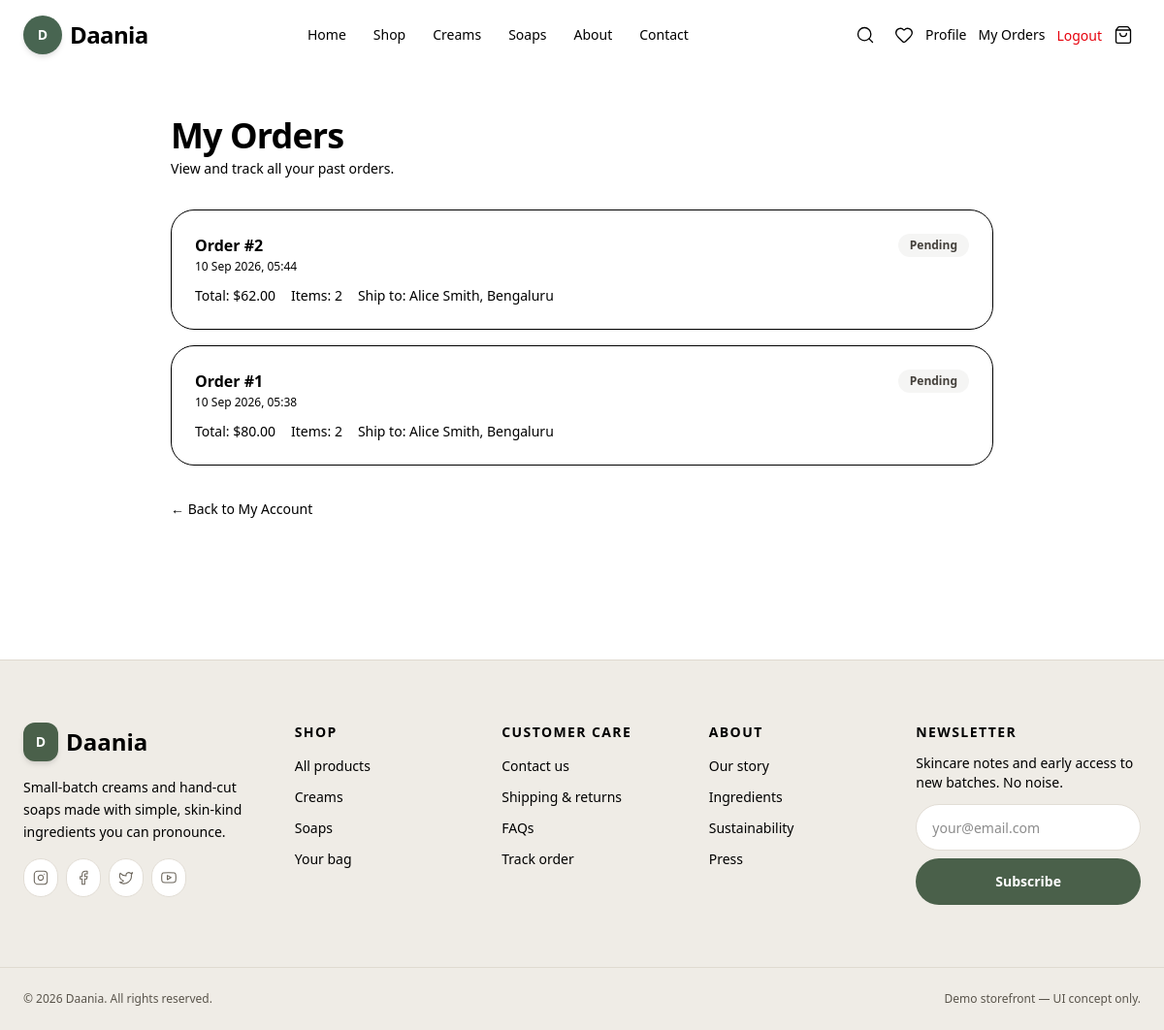
The page /orders/my-orders/ (signed in) on the database its author committed.
### orders/models.py (models this page shows, shortened)
class Order(models.Model):
    PAYMENT_STATUS_CHOICES = (
        ('pending', 'Pending'),
        ('paid', 'Paid'),
        ('failed', 'Failed'),
    )
    STATUS_CHOICES = (
        ('Pending', 'Pending'),
        ('Processing', 'Processing'),
        ('Shipped', 'Shipped'),
        ('Delivered', 'Delivered'),
        ('Cancelled', 'Cancelled'),
    )
    user = models.ForeignKey(User, on_delete=models.SET_NULL, null=True, blank=True)
    first_name = models.CharField(max_length=50)
    last_name = models.CharField(max_length=50)
    email = models.EmailField()
    address = models.CharField(max_length=250)
    city = models.CharField(max_length=100)
    postal_code = models.CharField(max_length=20)
    created_at = models.DateTimeField(auto_now_add=True)
    updated_at = models.DateTimeField(auto_now=True)
    paid = models.BooleanField(default=False)
    payment_status = models.CharField(
        max_length=20,
        choices=PAYMENT_STATUS_CHOICES,
        default='pending',
    )
    razorpay_order_id = models.CharField(max_length=100, unique=True, null=True, blank=True)
    razorpay_payment_id = models.CharField(max_length=100, blank=True, default='')
    razorpay_signature = models.CharField(max_length=255, blank=True, default='')
    status = models.CharField(max_length=20, choices=STATUS_CHOICES, default='Pending')
    def get_total_cost(self):
        return sum(item.get_cost() for item in self.items.all())

class OrderItem(models.Model):
    order = models.ForeignKey(Order, related_name='items', on_delete=models.CASCADE)
    product = models.ForeignKey(Product, related_name='order_items', on_delete=models.CASCADE)
    price = models.DecimalField(max_digits=10, decimal_places=2)
    quantity = models.PositiveIntegerField(default=1)
    def get_cost(self):
        return self.price * self.quantity

### orders/views.py (the view)
# urls.py: path('my-orders/', views.my_orders_view, name='my_orders'),
@login_required
def my_orders_view(request):
    orders = (
        Order.objects
        .filter(user=request.user)
        .prefetch_related('items', 'items__product')
        .order_by('-created_at')
    )
    return render(request, 'orders/my_orders.html', {'orders': orders})

### cart/context_processors.py (called while the page is built, shortened)
def cart_context(request):
    try:
        if request.user.is_authenticated:
            cart = Cart.objects.filter(user=request.user).first()
        if cart is None:
            return _empty_context()
        cart_items = (
            cart.items
            .select_related('product', 'product__category')
            .order_by('id')
        )
        subtotal = sum(item.total_price for item in cart_items)
        total = subtotal
        count = sum(item.quantity for item in cart_items)
        return {
            'cart_items': cart_items,
            'cart_count': count,
            'cart_subtotal': subtotal,
            'cart_total': total,
            'cart_discount': Decimal('0.00'),
        }
    except Exception:
        return _empty_context()

### wishlist/context_processors.py (called while the page is built, shortened)
def wishlist_context(request):
    if request.user.is_authenticated:
        try:
            wishlist = Wishlist.objects.filter(user=request.user).first()
        except Exception:
            pass
    return {
        'wishlist_count': 0,
        'wishlist_product_ids': set(),
    }

### orders/templates/orders/my_orders.html (shortened to what this page needs)
{% extends 'base.html' %}
{% load static %}
{% block content %}
<div class="mx-auto max-w-4xl px-4 py-12 sm:px-6">
  <div class="mb-8 flex flex-col gap-1">
    <h1 class="font-display text-4xl font-bold tracking-tight">My Orders</h1>
    <p class="text-sm text-muted-foreground">View and track all your past orders.</p>
  </div>
  {% if orders %}
    <div class="space-y-4">
      {% for order in orders %}
        <a href="{% url 'order_detail' order.id %}" class="block rounded-3xl border border-border/70 bg-card shadow-soft p-5 sm:p-6 transition-soft hover:-translate-y-0.5 hover:shadow-lift">
          <div class="flex flex-wrap items-start justify-between gap-3">
            <div>
              <p class="font-semibold">Order #{{ order.id }}</p>
              <p class="text-xs text-muted-foreground mt-0.5">
                {{ order.created_at|date:"d M Y, H:i" }}
              </p>
            </div>
            <span class="inline-flex items-center rounded-full px-3 py-1 text-xs font-semibold
              {% if order.status == 'Delivered' %}bg-green-100 text-green-800
              {% elif order.status == 'Shipped' %}bg-blue-100 text-blue-800
              {% elif order.status == 'Processing' %}bg-yellow-100 text-yellow-800
              {% elif order.status == 'Cancelled' %}bg-red-100 text-red-800
              {% else %}bg-stone-100 text-stone-700{% endif %}">
              {{ order.status }}
            </span>
          </div>
          <div class="mt-3 flex flex-wrap items-center gap-4 text-sm text-muted-foreground">
            <span>
              <span class="font-medium text-foreground">Total:</span>
              ${{ order.get_total_cost }}
            </span>
            <span>
              <span class="font-medium text-foreground">Items:</span>
              {{ order.items.count }}
            </span>
            <span>
              <span class="font-medium text-foreground">Ship to:</span>
              {{ order.first_name }} {{ order.last_name }}, {{ order.city }}
            </span>
          </div>
        </a>
      {% endfor %}
    </div>
  {% endif %}
  <div class="mt-8">
    <a href="{% url 'profile' %}" class="text-sm text-muted-foreground transition-soft hover:text-primary">
      ← Back to My Account
    </a>
  </div>
</div>
{% endblock %}

### rows shown on the page
Order: id "2", created_at "10 Sep 2026, 05:44", status "Pending", get_total_cost "62.00", items.count "2", first_name "Alice", last_name "Smith", city "Bengaluru"
Order: id "1", created_at "10 Sep 2026, 05:38", status "Pending", get_total_cost "80.00", items.count "2", first_name "Alice", last_name "Smith", city "Bengaluru"
